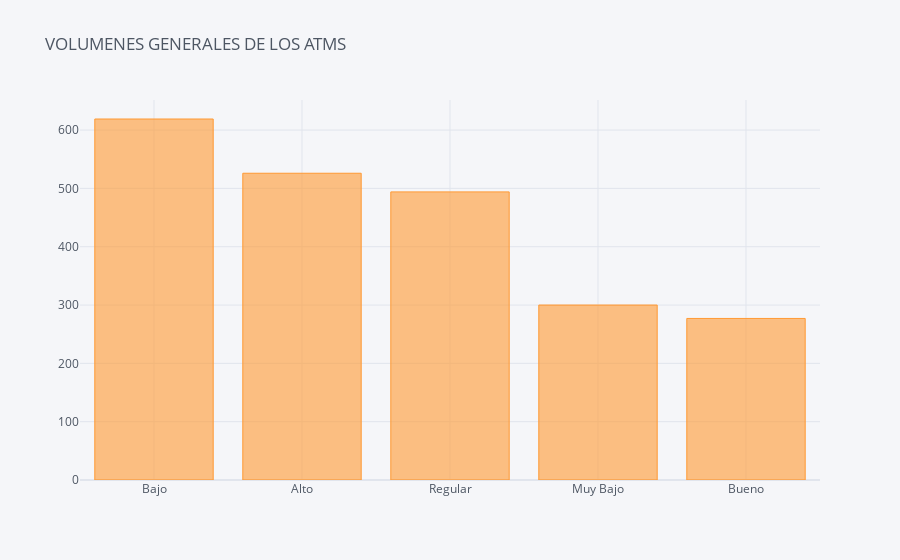

Here is the notebook cell this chart was saved with:
### Code cell
volumen.iplot(kind="bar",title='VOLUMENES GENERALES DE LOS ATMS',size=15)

### Figure 1 — Plotly figure (JSON) as saved in the notebook; plotly's stock layout.template omitted (floating-point values rounded to 4 significant figures)
{"data": [{"marker": {"color": "rgba(255, 153, 51, 0.6)", "line": {"color": "rgba(255, 153, 51, 1.0)", "width": 1}}, "name": "volumen", "orientation": "v", "text": "", "type": "bar", "x": ["Bajo", "Alto", "Regular", "Muy Bajo", "Bueno"], "y": [619, 526, 494, 300, 277]}], "layout": {"legend": {"bgcolor": "#F5F6F9", "font": {"color": "#4D5663"}}, "paper_bgcolor": "#F5F6F9", "plot_bgcolor": "#F5F6F9", "title": {"font": {"color": "#4D5663"}, "text": "VOLUMENES GENERALES DE LOS ATMS"}, "xaxis": {"gridcolor": "#E1E5ED", "showgrid": true, "tickfont": {"color": "#4D5663"}, "title": {"font": {"color": "#4D5663"}, "text": ""}, "zerolinecolor": "#E1E5ED"}, "yaxis": {"gridcolor": "#E1E5ED", "showgrid": true, "tickfont": {"color": "#4D5663"}, "title": {"font": {"color": "#4D5663"}, "text": ""}, "zerolinecolor": "#E1E5ED"}}}
